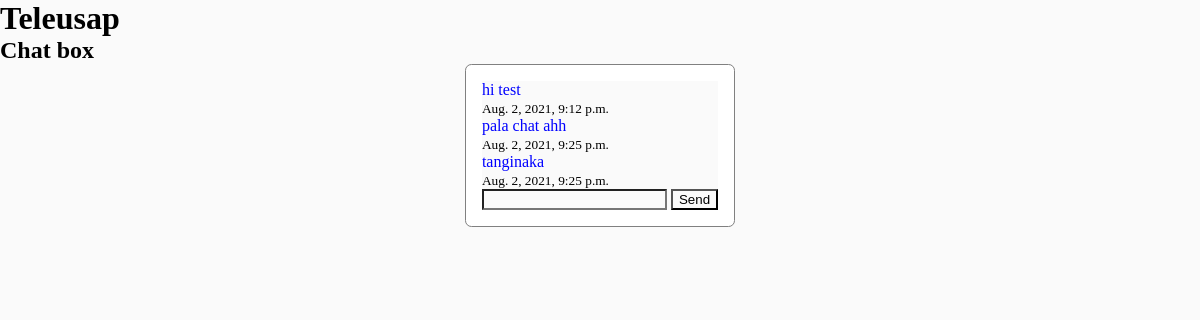
The page /teleusap/2021/2/ on the database its author committed.
### teleusap/models.py (models this page shows, shortened)
class Message(models.Model):
	chatbox = models.ForeignKey(ChatBox, on_delete=models.CASCADE)
	messager = models.ForeignKey(User, on_delete=models.CASCADE, related_name='messager')
	receiver = models.ForeignKey(User, on_delete=models.CASCADE, related_name='receiver')
	message = models.CharField(max_length=1000)
	file = models.FileField(blank=True, null=True)
	created = models.DateTimeField(auto_now_add=True)
	updated = models.DateTimeField(auto_now=True)
	class Meta:
		ordering = ('created',)

### teleusap/views.py (the view)
# urls.py: path('<int:year>/<int:id>/', views.ChatBoxView, name='chat_box'),
def ChatBoxView(request, year, id):
	messages = get_object_or_404(ChatBox, updated__year=year, id=id)
	if request.method == 'POST':
		form = MessageForm(request.POST)
		if form.is_valid():
			message = form.save(commit=False)
			message.chatbox = ChatBox.objects.get(id=id)
			message.messager = request.user
			message.receiver = User.objects.get(id=request.POST['receiver'])
			message.save()
	else:
		form = MessageForm()
	return render(request, './message/chatbox.html', {
		'messages': messages,
		'form': form})

### teleusap/forms.py
class MessageForm(forms.ModelForm):
	class Meta:
		model = Message
		fields = ('message',)

### teleusap/templates/message/chatbox.html (shortened to what this page needs)
{% extends '../base.html' %}
{% load static %}
{% block head %}
	<link rel="stylesheet" type="text/css" href="{% static 'css/chatbox.css' %}">
{% endblock %}
{% block content %}
	<h2>Chat box</h2>
	<div class="chat_box">
		<div class="container">
			{% for message in messages.message_set.all %}
				{% if request.user == message.messager %}
					<div class="messager">
						<p>{{ message.message }}</p>
						<small>{{ message.created }}</small>
					</div>
				{% else %}
					<div class="receiver">
						<p style="color:blue;">{{ message.message }}</p>
						<small>{{ message.created }}</small>
					</div>
				{% endif %}
				{% empty %}
				<p>No chats.</p>
			{% endfor %}
			<form method="POST">
				{{form.message}}
				<input type="submit" value="Send">
			</form>
		</div>
	</div>
{% endblock %}

### teleusap/static/css/base.css (style rules this page uses)
* { margin: 0; background: #FAFAFA; }

### teleusap/static/css/chatbox.css (style rules this page uses)
.chat_box { display: flex; flex-direction: column; flex-wrap: wrap; justify-content: center; align-items: center; }
.container { background: #FFFFFF; padding: 1rem; border: 1px solid gray; border-radius: .4rem; }

### rows shown on the page
Message: message "hi test", created "Aug. 2, 2021, 9:12 p.m."
Message: message "pala chat ahh", created "Aug. 2, 2021, 9:25 p.m."
Message: message "tanginaka", created "Aug. 2, 2021, 9:25 p.m."
